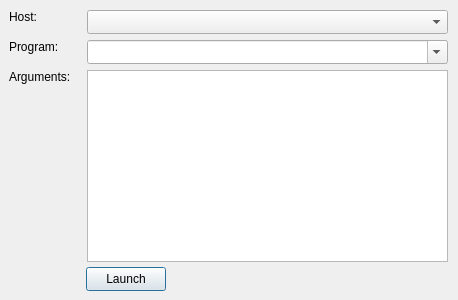
<?xml version="1.0" encoding="UTF-8"?>
<ui version="4.0">
 <class>StartNodeDialog</class>
 <widget class="QDialog" name="StartNodeDialog">
  <property name="windowModality">
   <enum>Qt::ApplicationModal</enum>
  </property>
  <property name="geometry">
   <rect>
    <x>0</x>
    <y>0</y>
    <width>458</width>
    <height>300</height>
   </rect>
  </property>
  <property name="sizePolicy">
   <sizepolicy hsizetype="Fixed" vsizetype="Fixed">
    <horstretch>0</horstretch>
    <verstretch>0</verstretch>
   </sizepolicy>
  </property>
  <property name="minimumSize">
   <size>
    <width>458</width>
    <height>300</height>
   </size>
  </property>
  <property name="maximumSize">
   <size>
    <width>458</width>
    <height>300</height>
   </size>
  </property>
  <property name="windowTitle">
   <string>Start node</string>
  </property>
  <widget class="QLabel" name="lblHost">
   <property name="geometry">
    <rect>
     <x>9</x>
     <y>9</y>
     <width>33</width>
     <height>16</height>
    </rect>
   </property>
   <property name="text">
    <string>Host:</string>
   </property>
  </widget>
  <widget class="QComboBox" name="comboHost">
   <property name="geometry">
    <rect>
     <x>87</x>
     <y>10</y>
     <width>361</width>
     <height>24</height>
    </rect>
   </property>
   <property name="sizePolicy">
    <sizepolicy hsizetype="Expanding" vsizetype="Fixed">
     <horstretch>1</horstretch>
     <verstretch>0</verstretch>
    </sizepolicy>
   </property>
  </widget>
  <widget class="QLabel" name="lblProgram">
   <property name="geometry">
    <rect>
     <x>9</x>
     <y>39</y>
     <width>56</width>
     <height>16</height>
    </rect>
   </property>
   <property name="text">
    <string>Program:</string>
   </property>
  </widget>
  <widget class="QPushButton" name="btnLaunch">
   <property name="geometry">
    <rect>
     <x>86</x>
     <y>267</y>
     <width>80</width>
     <height>24</height>
    </rect>
   </property>
   <property name="text">
    <string>Launch</string>
   </property>
  </widget>
  <widget class="QLabel" name="lblArguments">
   <property name="geometry">
    <rect>
     <x>9</x>
     <y>69</y>
     <width>71</width>
     <height>16</height>
    </rect>
   </property>
   <property name="text">
    <string>Arguments:</string>
   </property>
  </widget>
  <widget class="QTextEdit" name="editArguments">
   <property name="geometry">
    <rect>
     <x>87</x>
     <y>70</y>
     <width>361</width>
     <height>192</height>
    </rect>
   </property>
  </widget>
  <widget class="QComboBox" name="comboProgram">
   <property name="geometry">
    <rect>
     <x>87</x>
     <y>40</y>
     <width>361</width>
     <height>24</height>
    </rect>
   </property>
   <property name="sizePolicy">
    <sizepolicy hsizetype="Expanding" vsizetype="Fixed">
     <horstretch>1</horstretch>
     <verstretch>0</verstretch>
    </sizepolicy>
   </property>
   <property name="editable">
    <bool>true</bool>
   </property>
  </widget>
 </widget>
 <resources/>
 <connections/>
</ui>
